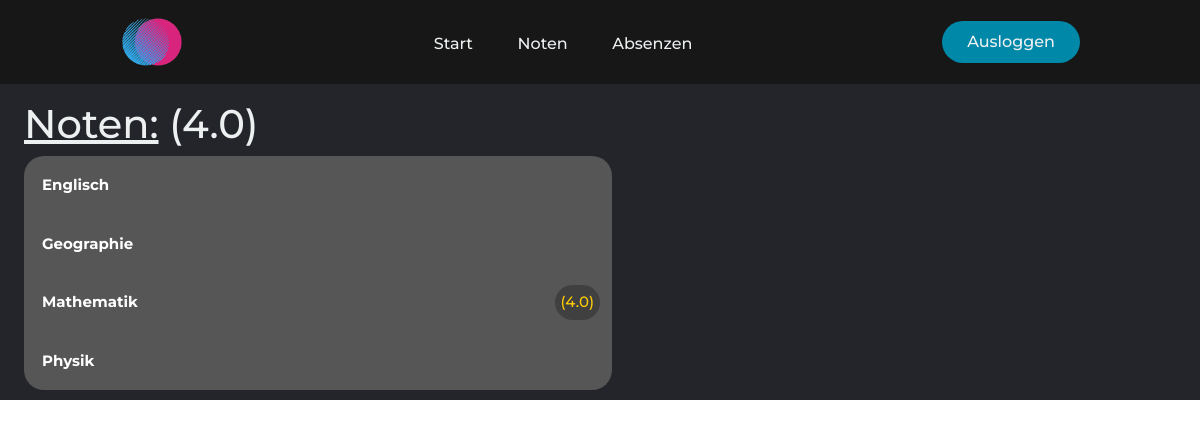
The app's page /noten (signed in) with its own data.
### mainApp/models.py (models this page shows, shortened)
class Person(AbstractUser):
    klasse = models.ForeignKey(SchoolClass, on_delete=models.CASCADE, blank=True, null=True)
    birth = models.DateField(default=datetime.date.today)
    street = models.CharField(max_length=25, blank=True, null=True)
    street_number = models.IntegerField(validators=[MinValueValidator(0), MaxValueValidator(99)], blank=True, null=True)
    city = models.CharField(max_length=20, blank=True, null=True)
    province = models.CharField(max_length=20, blank=True, null=True)
    code = models.IntegerField(validators=[MinValueValidator(0, MaxValueValidator(9999))], blank=True, null=True)
    def is_teacher(self):
        return self.groups.filter(name='Teacher').exists()

class Test(models.Model):
    student = models.ForeignKey(Person, on_delete=models.CASCADE, blank=True, null=True)
    subject = models.ForeignKey(Subject, on_delete=models.CASCADE, blank=True, null=True)
    thema = models.ForeignKey(Thema, on_delete=models.CASCADE, blank=True, null=True)
    school_class = models.ForeignKey(SchoolClass, on_delete=models.CASCADE, blank=True, null=True)
    grade = models.FloatField(validators=[MinValueValidator(0), MaxValueValidator(6)], blank=True, null=True)
    date = models.DateField(default=datetime.date.today)
    @staticmethod
    def get_grades(student, subjects):
        grades_dict_complete = {}
        for subject in subjects:
            grades_object_list = Test.objects.filter(student=student, subject__name=subject)
            grade_dict_list = []
            for grade in grades_object_list:
                grade_dict = {}
                grade_dict['Note'] = grade.grade
                grade_dict['Datum'] = grade.date.strftime('%d/%m/%Y')
                grade_dict['Thema'] = grade.thema
                grade_dict_list.append(grade_dict)
            grades_dict_complete[subject] = grade_dict_list
        return grades_dict_complete
    @staticmethod
    def get_avg_subject(grades):
        grades_sum_dict = {}
        for key, value in grades.items():
            grades_sum = 0
            grades_length = 0
            for i in value:
                grades_length += 1
                grades_sum += i['Note']
            if grades_length != 0:
                grades_sum_dict[key] = round((grades_sum / grades_length), 1)
        return grades_sum_dict

class Subject(models.Model):
    teacher = models.ForeignKey(Person, on_delete=models.CASCADE, blank=True, null=True)
    name = models.CharField(max_length=20)
    @staticmethod
    def get_subjects():
        object_list = Subject.objects.order_by('name')
        subject_list = []
        for subject in object_list:
            subject_list.append(subject.name)
        return subject_list

### mainApp/views.py (the view)
# urls.py: path('noten', views.noten, name='noten'),
def noten(request):
    if request.user.is_authenticated:  # if user is logged in
        subject_list = Subject.get_subjects()
        grades = Test.get_grades(student=request.user.id, subjects=subject_list)
        grades_sum_dict = Test.get_avg_subject(grades=grades)
        return render(request, 'noten.html', {'grades_dict': grades, 'grades_sum_dict': grades_sum_dict})
    else:  # else redirect to login page
        return redirect('loginForm:login')

### mainApp/models.py (called while the page is built)
    def __str__(self):
        return f'{self.thema}'

### mainApp/templatetags/main_extra.py (called while the page is built)
@register.filter
def get_item(dictionary, key):
    return dictionary.get(key)

@register.filter
def get_class_button(local_dict, item):
    local_list = list(local_dict)
    if local_list.index(item) == 0:
        return 'collapsible top-collapsible'
    elif local_list.index(item) == len(local_list) - 1:
        return 'collapsible bottom-collapsible'
    return 'collapsible'

@register.filter
def get_average_all(student_id):
    grades_object_list = Test.objects.filter(student__id=student_id)
    grades_list = []
    if grades_object_list:
        for grade in grades_object_list:
            grades_list.append(grade.grade)
        grades_list_sum = sum(grades_list)
        return round(grades_list_sum / len(grades_list), 1)
    return None

@register.filter
def get_avg_class(klasse, thema):
    grades_object_list = Test.objects.filter(school_class=klasse, thema=thema)
    grades = []
    if grades_object_list:
        for grade in grades_object_list:
            grades.append(grade.grade)
        return sum(grades) / len(grades)
    return None

### mainApp/templates/noten.html (shortened to what this page needs)
{% extends 'layout.html' %}
{% load main_extra %}
{% block body %}
    <main>
        <div class="personal-info">
            <h1>
                <u>Noten:</u> {% if grades_dict %}({{ user.id|get_average_all }}){% endif %}
            </h1>
            {% if grades_dict %}
                {% for subject, grades in grades_dict.items %}
                    <button class="{{ grades_dict.keys|get_class_button:subject }}" type="button" onclick="collapse_show_button(this)">
                        <strong>{{ subject }}</strong> {% if grades_sum_dict|get_item:subject != None %}<div class="noten-avg note-align-right">({{ grades_sum_dict|get_item:subject }})</div>{% endif %}
                    </button>
                {% endfor %}
                {% else %}
                <p>Noch keine Fächer eingetragen!</p>
            {% endif %}
        </div>
    </main>
{% endblock %}

### static/css/styles.css (style rules this page uses)
* { --main-bg-color: #24252A; --nav-bg-color: #171718; --button-roundness: 20px; box-sizing: border-box; margin: 0; padding: 0; }
li, a, button { font-family: "Montserrat", sans-serif; font-weight: 500; font-size: 16px; color: #edf0f1; text-decoration: none; }
h1, h2 { font-family: "Montserrat", sans-serif; font-weight: 500; color: #edf0f1; text-decoration: none; }
main { background-color: var(--main-bg-color); min-width: 100%; min-height: 100%; }
.personal-info { padding-top: 2vh; padding-bottom: 10px; margin-left: 2vw; color: #edf0f1; }
.collapsible { transition: all 0.1s linear; background-color: #565656; color: white; cursor: pointer; padding: 18px; width: 50%; border: none; text-align: left; outline: none; font-size: 15px; }
.collapsible.top-collapsible { border-top-left-radius: var(--button-roundness); border-top-right-radius: var(--button-roundness); }
.collapsible.bottom-collapsible { border-bottom-left-radius: var(--button-roundness); border-bottom-right-radius: var(--button-roundness); }
.noten-avg { display: inline; }
.note-align-right { background-color: rgba(16, 16, 16, 0.3); box-shadow: 0 0 0 6px rgba(16, 16, 16, 0.3); border-radius: 20px; float: right; }

### records on screen
Person: id|get_average_all "4.0"
Subject: grades_dict "Englisch"
Subject: grades_dict "Geographie"
Subject: grades_dict "Mathematik", grades_dict "4.0"
Subject: grades_dict "Physik"
